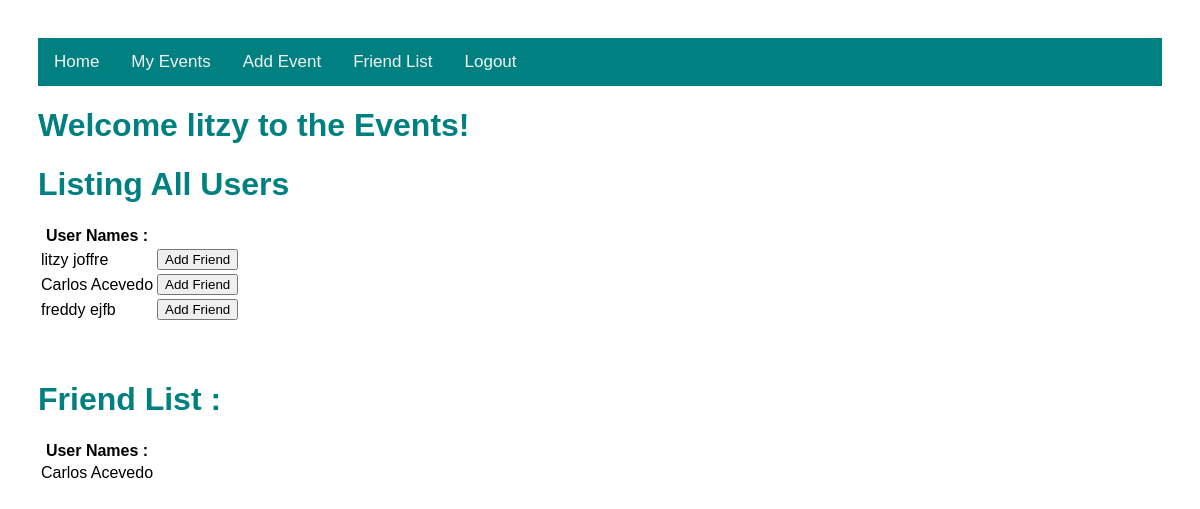
Screenshot of /events/friends (signed in) with the database file from the repository.
### models.py (models this page shows, shortened)
class User(db.Model):
    id = db.Column("id", db.Integer, primary_key=True)
    first_name = db.Column("first_name", db.String(100))
    last_name = db.Column("last_name", db.String(100))
    email = db.Column("email", db.String(100))
    password = db.Column(db.String(255), nullable=False)
    registered_on = db.Column(db.DateTime, nullable=False)
    events = db.relationship("Event", backref="user", lazy=True)
    comments = db.relationship("Comment", backref="user", lazy=True)

class Friendship (db.Model):
    id = db.Column(db.Integer, primary_key=True)
    friend_id = db.Column(db.Integer, db.ForeignKey("user.id"), nullable=False)
    user_id = db.Column(db.Integer, db.ForeignKey("user.id"), nullable=False)
    friend = db.relationship("User", backref="user", lazy=True, primaryjoin=friend_id==User.id)

### flask06.py (the view)
@app.route('/events/friends')
def get_friends():
    if session.get('user'):
        users = db.session.query(User).all()
        my_friends = db.session.query(Friendship).filter_by(user_id = session['user_id']).all()
        return render_template('friends.html', users=users, user=session['user'],friends=my_friends )
    else:
        return redirect(url_for('login'))

### templates/friends.html (shortened to what this page needs)
<!DOCTYPE html>
<html lang="en">
    <head>
        <link rel="stylesheet" href="{{ url_for('static', filename='main.css') }}">
    </head>
    <body>
     <div class="topnav">
    <nav>
            <a href="{{ url_for('home')}}"> Home </a>
            <a href="/events"> My Events </a>
            <a href="{{url_for('new_event')}}"> Add Event</a>
            <a href="{{url_for('get_friends')}}"> Friend List</a>
            <a href="{{ url_for('logout')}}">Logout</a>
        </nav>
     </div>
    <h1>Welcome {{user}} to the Events!</h1>
    <table class="friendlist">
        <h1>Listing All Users</h1>
            <tr>
                <th>User Names :</th>
            </tr>
            {% for user in users %}
            <tr>
                <td>{{user.first_name + " "}}{{user.last_name}}</td>
                <td>
                    <form action = "{{ url_for('friend_add', friend_id=user.id) }}" method="post">
                        <input type="submit" value="Add Friend">
                    </form>
                </td>
            </tr>
            {% endfor %}
        </table>
     <br><br>
    <table class="friendlist">
        <h1> Friend List :</h1>
        <tr>
            <th>User Names : </th>
        </tr>
        {% for friend in friends %}
        <tr>
            <td>{{ friend.friend.first_name + " "}}{{friend.friend.last_name}}</td>
        </tr>
        {% endfor %}
    </table>
    </body>
</html>

### static/main.css (style rules this page uses)
body { padding: 30px 30px; font-family: Arial, Helvetica, sans-serif; }
h1 { color: teal; }
.topnav { overflow: hidden; background-color: teal; }
.topnav a { float: left; color: #f2f2f2; text-align: center; padding: 14px 16px; text-decoration: none; font-size: 17px; }
.friendlist th { font-weight: bold; }

### rows the page displays
User: first_name "litzy", last_name "joffre"
User: first_name "Carlos", last_name "Acevedo"
User: first_name "freddy", last_name "ejfb"
Friendship: friend "Carlos", friend.last_name "Acevedo"
